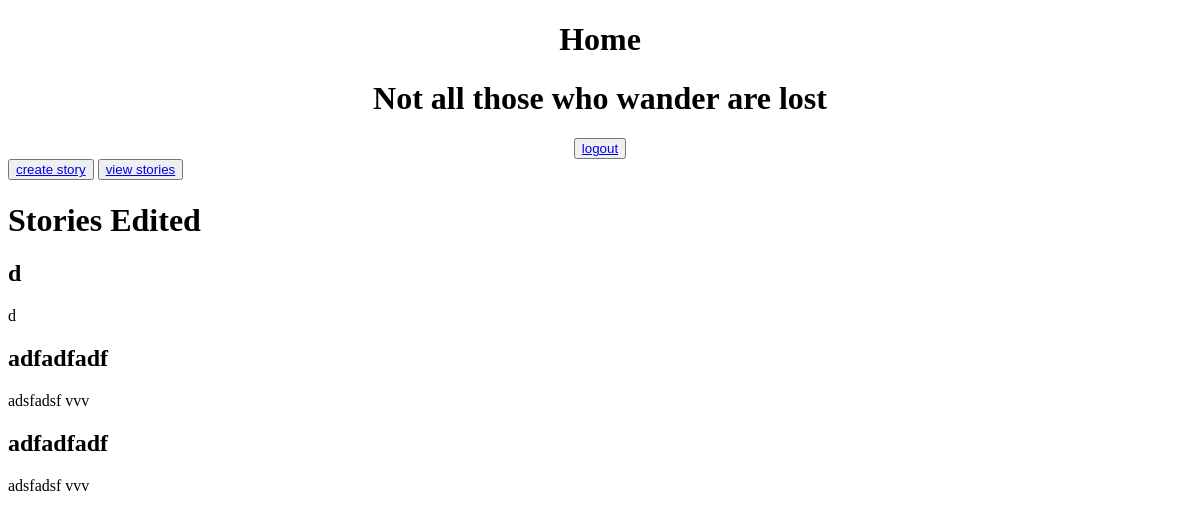
The page /home (signed in) on the database as committed earlier.
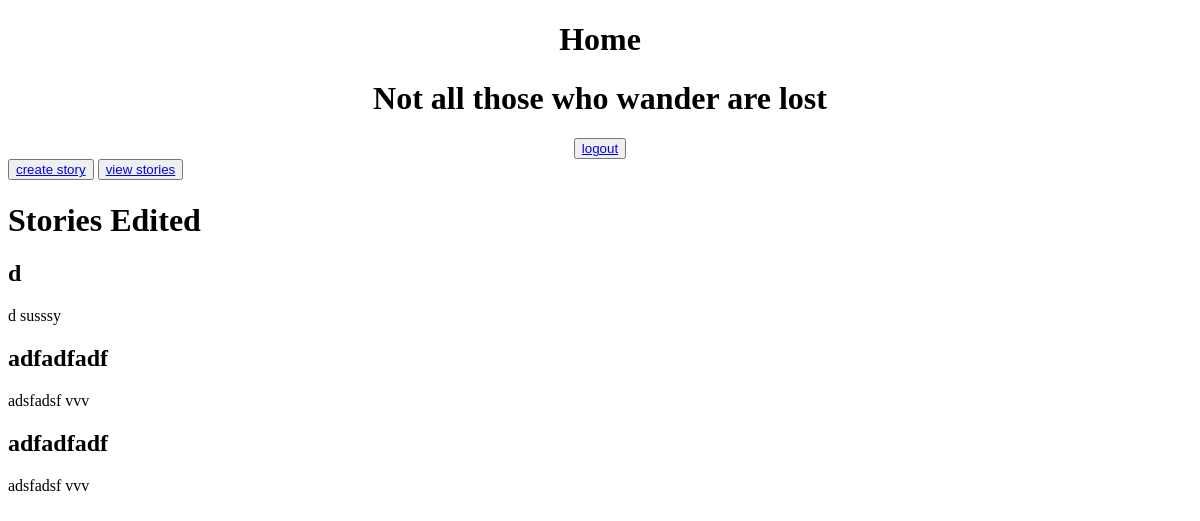
The same page on the database as committed later.
### tables this page shows
CREATE TABLE full_stories(title TEXT, story_content TEXT, storyId INTEGER, most_recent_addition TEXT);

### __init__.py (the view)
@app.route("/home")
def home_page():
    print(story.storyIds_to_title_and_story_content(story.find_my_stories(session['id'])))
    return render_template("home_page.html", data=story.storyIds_to_title_and_story_content(story.find_my_stories(str(session['id']))))

### story.py (called while the page is built)
def find_my_stories(user_id):
    db = sqlite3.connect(DB_FILE)
    c  = db.cursor()
    c.execute("SELECT storyId FROM partial_stories WHERE userId = ?", (str(user_id)))
    my_stories = c.fetchall()
    print(my_stories)
    return my_stories

def storyIds_to_title_and_story_content(storyId_list):
    db = sqlite3.connect(DB_FILE)
    c  = db.cursor()
    result = [] #a list of tuples containing the title and story content
    for story_id in storyId_list:
        print(story_id[0])
        c.execute("SELECT title, story_content FROM full_stories WHERE storyId = ?", (story_id))
        result += c.fetchall()
    return result

### templates/home_page.html (shortened to what this page needs)
<!DOCTYPE html>
<html lang="en" dir="ltr">
  <head>
  </head>
  <body>
    <center><h1>Home</h1></center>
    <center><h1>Not all those who wander are lost</h1></center>
    <center><button type="button" name="logout"><a href="{{ url_for('logout') }}">logout</a></button></center>
    <button type="button" name="Create Story">
      <a href="{{ url_for('create_story_page') }}">create story</a>
    </button>
    <button type="button" name="View Stories">
      <a href="{{ url_for('view_story_page') }}">view stories</a>
    </button>
    <br>
    <h1> Stories Edited </h1>
    {% for row in data %}
        <h2> {{ row[0] }}</h2>
          {{ row[1] }}
    {% endfor %}
  </body>
</html>

Rows that differ between the two databases and show on the page:
changed full_stories: story_content "d" → "d susssy"
